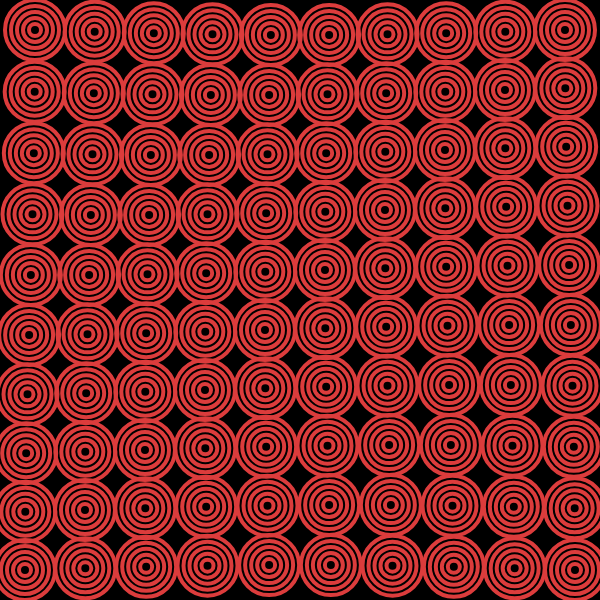
Frame 1 (no input)
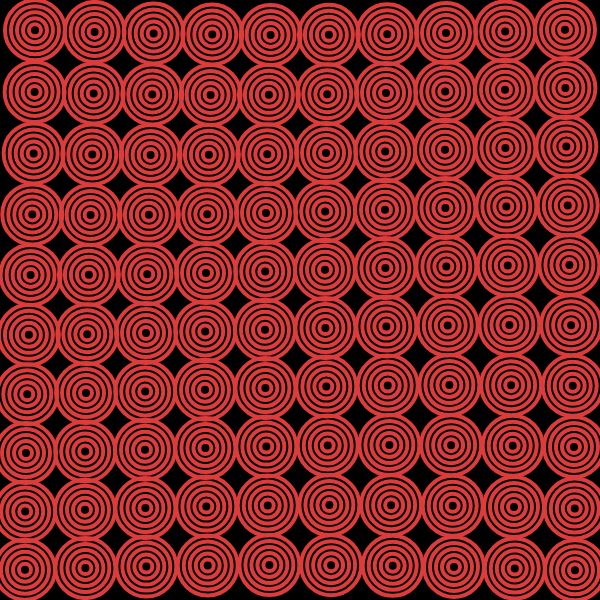
Frame 60 (no input)
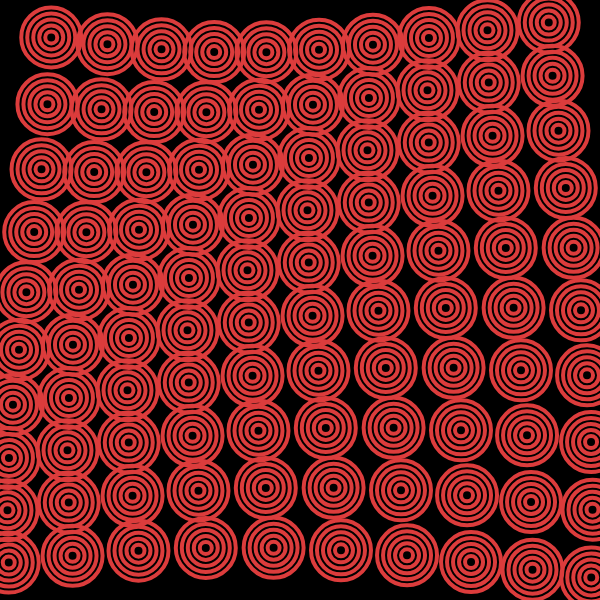
Frame 120 (the mouse pressed at the canvas centre since frame 60)

The p5.js sketch that drew these frames (run headless with seeded random() and noise() and a simulated clock; from frame 60 on, the mouse is pressed at the canvas centre):

// p5.js sketch
// ── sketch.js
let time = 0.0; 
let amp = 20.0; 

function setup() {
  createCanvas(600, 600);
  angleMode(DEGREES);
}

function draw() {
  background(0);
  let numRows = 10; 
  let numCols = 10; 
  let circleSize = width / numCols; 
  
  
  //rotation and movement
  let interactiveAmp = map(mouseY, 0, height, 5, 40);
  let speed = map(mouseX, 0, width, 0.05, 0.5);

  //for positioning and drawing
  for (let row = 0; row < numRows; row++) {
  for (let col = 0; col < numCols; col++) {
    
  // circle‘s position
  let baseX = col * circleSize + circleSize / 2;
  let baseY = row  * circleSize + circleSize / 2;

  // movement effect 
  let offsetX = cos(time + (row + col) * 20)  * interactiveAmp;
  let offsetY = sin(time + (row + col) * 20) * interactiveAmp;

  // final position
  let x = baseX + offsetX;
  let y = baseY + offsetY;

  // Draw concentric circles at each position
  push();
  translate(x, y);
  drawConcentricCircles(circleSize);
  pop();
    }
  }

  time += speed;
}

// Function to draw circles
function drawConcentricCircles(size) {
  let numCircles = 5; 
  // Spacing between each circle
  let spacing = size / (numCircles * 2); 

  for (let i = 0; i < numCircles; i++) {
    let currentSize = size - i * 2 * spacing;
    stroke(220, 60, 60);
    strokeWeight(4);
    noFill();
    ellipse(0, 0, currentSize, currentSize);
  }
}
